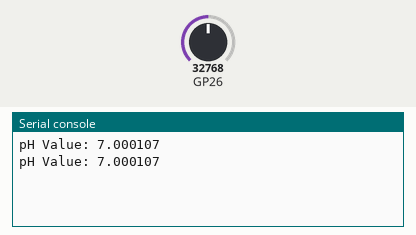
Bench run of a program on a simulated Raspberry Pi Pico running MicroPython. Shown: the last lines printed to the serial console. The test bench sets the inputs (shaded band); at power-on: GP26 = 32768 (analog values on the 0–65535 scale).

Above: at 1.2 s.
1.3 s: GP26 set to 45874
At 2.5 s:
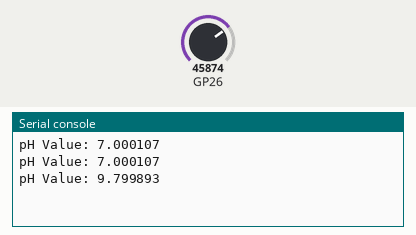
2.8 s: GP26 set to 57670
At 3.8 s:
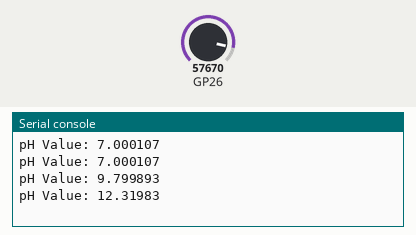
Timing chart, 0 to 5.8 s (numbered marks = the images above; inputs shaded):
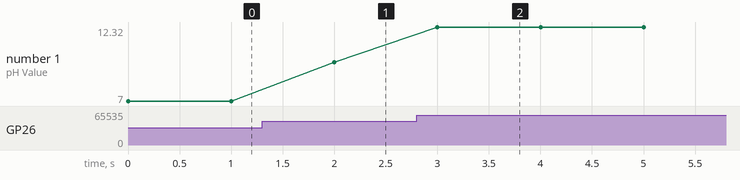

The program:

Ph.py
```python
import machine
import utime

# Define the pin for analog input
analog_pin = 26  # Change this to the appropriate GPIO pin

# Function to read analog value from pH sensor
def read_analog(pin):
    adc = machine.ADC(pin)
    val = adc.read_u16()  # Read the analog input (0-65535)
    return val

# Function to convert analog value to pH
def convert_to_ph(analog_val):
    # You need to calibrate this conversion according to your pH sensor's specifications
    # This is just a hypothetical conversion function
    pH = analog_val * 14.0 / 65535.0  # Assuming analog value corresponds linearly to pH (0-14)
    return pH

# Main function
def main():
    while True:
        analog_val = read_analog(analog_pin)
        pH_value = convert_to_ph(analog_val)
        #print("Raw Analog Value:", analog_val)
        print("pH Value:", pH_value)
        utime.sleep(1)  # Delay for 1 second


if __name__ == "__main__":
    main()
```

Measured:
- after the input at 1.3 s, the serial console: prints a new line after 0.70 s (image 1)
- after the input at 2.8 s, the serial console: prints a new line after 0.20 s (image 2)
- plotted number 1: 7 → 9.8 after the input at 1.3 s, 9.8 → 12.32 after the input at 2.8 s
